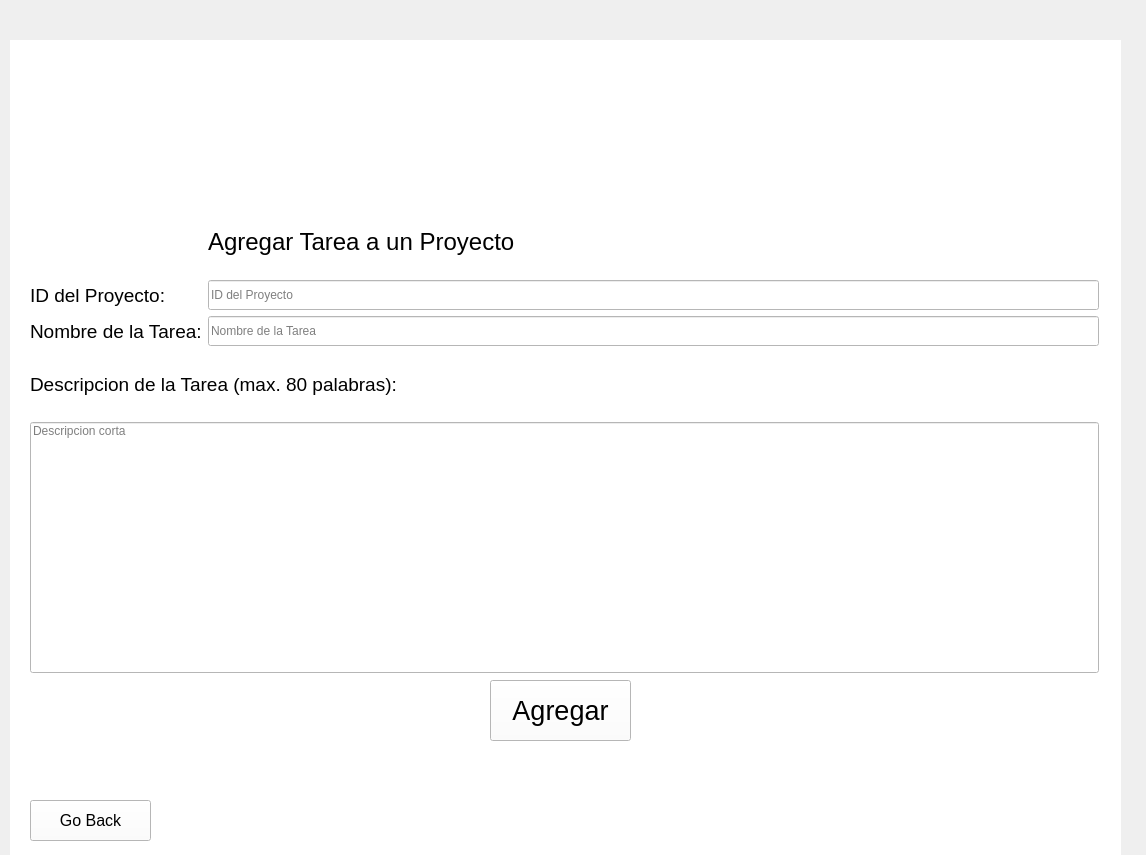
<?xml version="1.0" encoding="UTF-8"?>
<ui version="4.0">
 <class>crearTareaScreen</class>
 <widget class="QWidget" name="crearTareaScreen">
  <property name="geometry">
   <rect>
    <x>0</x>
    <y>0</y>
    <width>1146</width>
    <height>855</height>
   </rect>
  </property>
  <property name="windowTitle">
   <string>Form</string>
  </property>
  <widget class="QWidget" name="widget" native="true">
   <property name="geometry">
    <rect>
     <x>10</x>
     <y>40</y>
     <width>1111</width>
     <height>821</height>
    </rect>
   </property>
   <property name="styleSheet">
    <string notr="true">background-color: rgb(255, 255, 255);</string>
   </property>
   <widget class="QWidget" name="layoutWidget">
    <property name="geometry">
     <rect>
      <x>20</x>
      <y>170</y>
      <width>1069</width>
      <height>463</height>
     </rect>
    </property>
    <layout class="QGridLayout" name="gridLayout">
     <item row="6" column="0" colspan="2">
      <widget class="QLineEdit" name="descripcionTarea">
       <property name="minimumSize">
        <size>
         <width>881</width>
         <height>251</height>
        </size>
       </property>
       <property name="styleSheet">
        <string notr="true"/>
       </property>
       <property name="inputMask">
        <string/>
       </property>
       <property name="text">
        <string/>
       </property>
       <property name="alignment">
        <set>Qt::AlignLeading|Qt::AlignLeft|Qt::AlignTop</set>
       </property>
       <property name="dragEnabled">
        <bool>false</bool>
       </property>
       <property name="placeholderText">
        <string>Descripcion corta</string>
       </property>
      </widget>
     </item>
     <item row="5" column="0" colspan="2">
      <widget class="QLabel" name="label_4">
       <property name="minimumSize">
        <size>
         <width>471</width>
         <height>51</height>
        </size>
       </property>
       <property name="font">
        <font>
         <pointsize>14</pointsize>
        </font>
       </property>
       <property name="text">
        <string>Descripcion de la Tarea (max. 80 palabras): </string>
       </property>
      </widget>
     </item>
     <item row="1" column="1">
      <widget class="QLabel" name="label">
       <property name="font">
        <font>
         <pointsize>18</pointsize>
        </font>
       </property>
       <property name="text">
        <string>Agregar Tarea a un Proyecto</string>
       </property>
      </widget>
     </item>
     <item row="3" column="0">
      <widget class="QLabel" name="label_5">
       <property name="font">
        <font>
         <pointsize>14</pointsize>
        </font>
       </property>
       <property name="text">
        <string>Nombre de la Tarea:</string>
       </property>
      </widget>
     </item>
     <item row="2" column="0">
      <widget class="QLabel" name="label_3">
       <property name="font">
        <font>
         <pointsize>14</pointsize>
        </font>
       </property>
       <property name="text">
        <string>ID del Proyecto: </string>
       </property>
      </widget>
     </item>
     <item row="2" column="1">
      <widget class="QLineEdit" name="idProyecto">
       <property name="minimumSize">
        <size>
         <width>530</width>
         <height>30</height>
        </size>
       </property>
       <property name="placeholderText">
        <string>ID del Proyecto</string>
       </property>
      </widget>
     </item>
     <item row="3" column="1">
      <widget class="QLineEdit" name="nombreTarea">
       <property name="minimumSize">
        <size>
         <width>530</width>
         <height>30</height>
        </size>
       </property>
       <property name="placeholderText">
        <string>Nombre de la Tarea</string>
       </property>
      </widget>
     </item>
    </layout>
   </widget>
   <widget class="QPushButton" name="agregarButtonTarea">
    <property name="geometry">
     <rect>
      <x>480</x>
      <y>640</y>
      <width>141</width>
      <height>61</height>
     </rect>
    </property>
    <property name="font">
     <font>
      <pointsize>20</pointsize>
     </font>
    </property>
    <property name="styleSheet">
     <string notr="true">background-color: rgb(255, 255, 255);</string>
    </property>
    <property name="text">
     <string>Agregar</string>
    </property>
   </widget>
   <widget class="QPushButton" name="goBackButtonCrearTarea">
    <property name="geometry">
     <rect>
      <x>20</x>
      <y>760</y>
      <width>121</width>
      <height>41</height>
     </rect>
    </property>
    <property name="font">
     <font>
      <pointsize>12</pointsize>
     </font>
    </property>
    <property name="text">
     <string>Go Back</string>
    </property>
    <property name="icon">
     <iconset resource="res.qrc">
      <normaloff>:/iconos/arrow-97-256.ico</normaloff>:/iconos/arrow-97-256.ico</iconset>
    </property>
    <property name="iconSize">
     <size>
      <width>30</width>
      <height>30</height>
     </size>
    </property>
   </widget>
  </widget>
 </widget>
 <resources>
  <include location="res.qrc"/>
 </resources>
 <connections/>
</ui>
